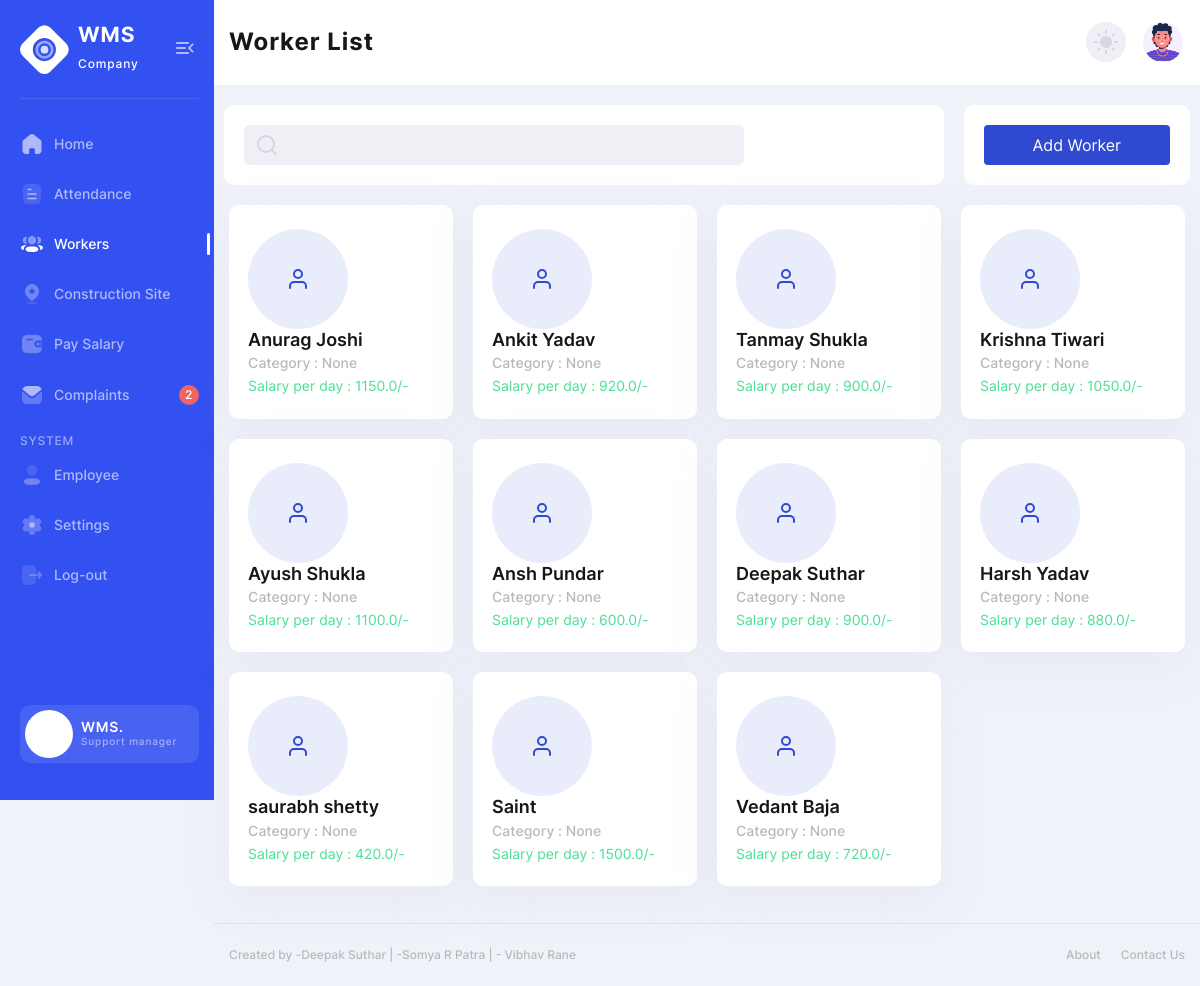
Page /workers (signed in) on the earlier database version.
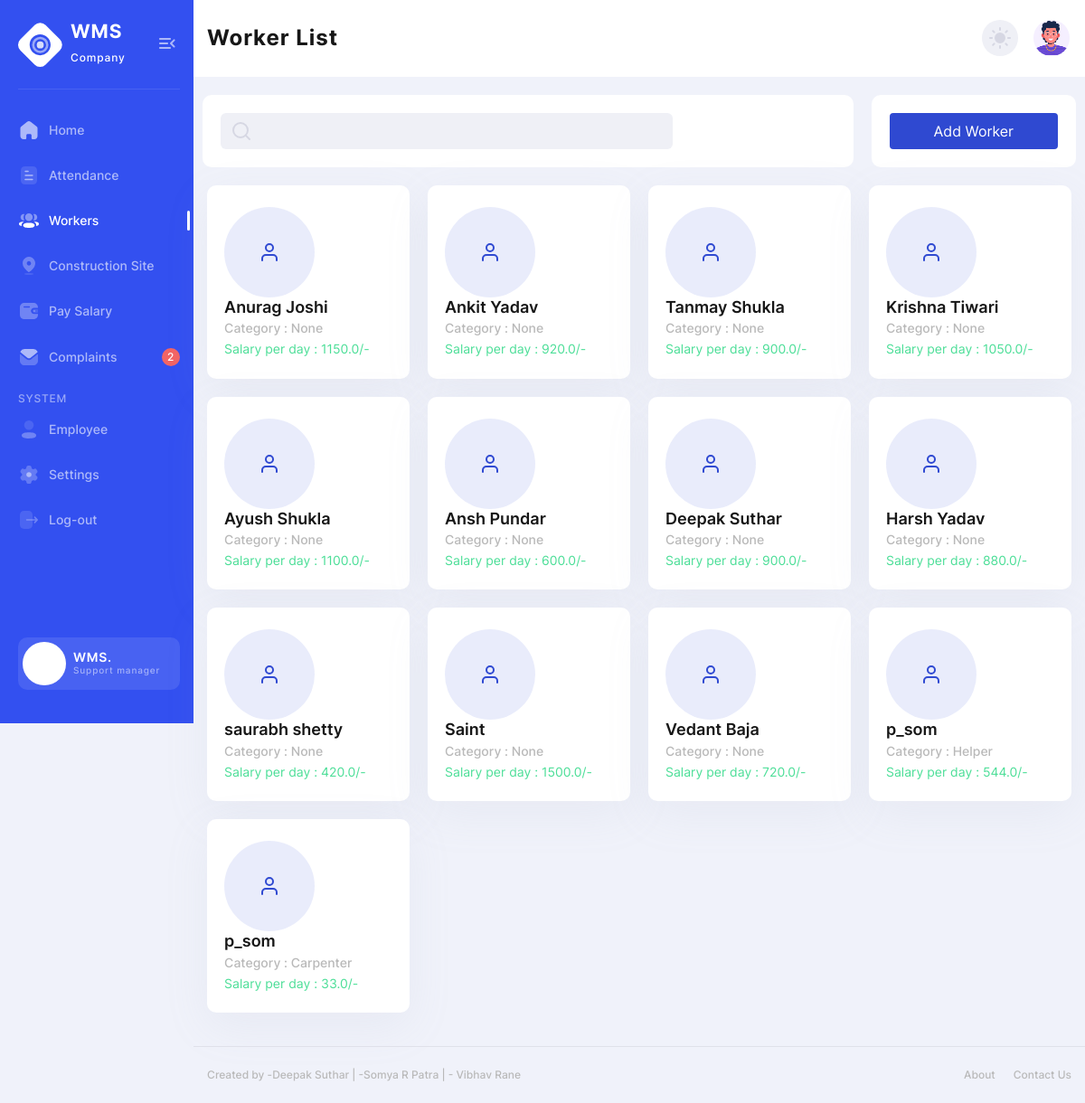
Same page on the later database version.
### admpage/models.py (models this page shows)
class Worker(models.Model):
    CATE = (
        ('Carpenter','Carpenter'),
        ('Helper','Helper'),
        ('Electrician','Electrician'),
        ('Plasterer','Plasterer'),
        ('Welder','Welder'),
        ('Plumber','Plumber'),
        ('Glazier','Glazier'),
        ('Mason','Mason'),
        ('Concrete Finisher','Concrete Finisher'),
        ('Painter','Painter'),
        ('Other','Other'),
    )
    lsd = models.DateTimeField(auto_now_add=True,null=True)
    category = models.CharField(max_length=20,null=True,choices=CATE)
    name = models.CharField(max_length=20,null=True)
    spd = models.FloatField(null=True)
    age = models.CharField(max_length=20,null=True)
    wadd = models.CharField(max_length=200,null=True)
    sdate = models.DateTimeField(auto_now_add=True,null=True)
    wcontact = models.CharField(max_length=20,null=True)
    def __str__(self):
        return self.name

### admpage/views.py (the view)
@login_required(login_url='emplog')
def workers(request):
    work = Worker.objects.all()
    mfil = workfilter(request.GET, queryset=work)
    work = mfil.qs
    cont = {'work':work, 'mfil':mfil}
    return render(request, "workers.html",cont)

### templates/workers.html (shortened to what this page needs)
{% load static %}
<!DOCTYPE html>
<html lang="en">
<head>
  <link rel="stylesheet" href="{% static 'css/style.css' %}">
</head>
<body>
<div class="page-flex">
  <aside class="sidebar">
    <div class="sidebar-start">
        <div class="sidebar-head">
            <a href="/" class="logo-wrapper" title="Home">
                <span class="icon logo" aria-hidden="true"></span>
                <div class="logo-text">
                    <span class="logo-title">WMS</span>
                    <span class="logo-subtitle">Company</span>
                </div>
            </a>
            <button class="sidebar-toggle transparent-btn" title="Menu" type="button">
                <span class="icon menu-toggle" aria-hidden="true"></span>
            </button>
        </div>
        <div class="sidebar-body">
            <ul class="sidebar-body-menu">
                <li>
                    <a class=" " href="/home"><span class="icon home" aria-hidden="true"></span>Home</a>
                </li>
                <li>
                    <a class=" " href="/attendance">
                        <span class="icon document" aria-hidden="true"></span>Attendance
                    </a>
                </li>
                <li>
                    <a class="active" href="/workers">
                        <span class="icon user-3" aria-hidden="true"></span>Workers
                    </a>
                </li>
                <li>
                    <a class=" " href="/construction">
                        <span class="icon location" aria-hidden="true"></span>Construction Site
                    </a>
                </li>
                <li>
                    <a class=" " href="/paysalary">
                        <span class="icon wallet" aria-hidden="true"></span>Pay Salary
                    </a>
                </li>
                <li>
                    <a class=" " href="/complaints">
                        <span class="icon message" aria-hidden="true"></span>Complaints
                    </a>
                    <span class="msg-counter">2</span>
                </li>
            </ul>
            <span class="system-menu__title">system</span>
            <ul class="sidebar-body-menu">
                <li>
                  <a class=" " href="/empreg">
                    <span class="icon profile" aria-hidden="true"></span>Employee
                </a>
                </li>
                <li>
                    <a href="##"><span class="icon setting" aria-hidden="true"></span>Settings</a>
                </li>
                <li>
                  <a href="{% url 'logout' %}"><span class="icon log-out" aria-hidden="true"></span>Log-out</a>
                </li>
            </ul>
        </div>
    </div>
    <div class="sidebar-footer">
        <a href="##" class="sidebar-user">
            <span class="sidebar-user-img">
            </span>
            <div class="sidebar-user-info">
                <span class="sidebar-user__title">WMS.</span>
                <span class="sidebar-user__subtitle">Support manager</span>
            </div>
        </a>
    </div>
</aside>
  <div class="main-wrapper">
    <nav class="main-nav--bg">
  <div class="container main-nav">
    <div class="main-nav-start">
        <h2 class="main-title">Worker List</h2>
    </div>
    <div class="main-nav-end">
      <button class="theme-switcher gray-circle-btn" type="button" title="Switch theme">
        <i class="sun-icon" data-feather="sun" aria-hidden="true"></i>
      </button>
      <div class="nav-user-wrapper">
        <button href="##" class="nav-user-btn dropdown-btn" title="My profile" type="button">
          <span class="nav-user-img">
            <picture><source srcset="{% static 'img/avatar/avatar-illustrated-02.webp' %}" type="image/webp"><img src="{% static 'img/avatar/avatar-illustrated-02.png' %}" alt="User name"></picture>
          </span>
        </button>
      </div>
    </div>
  </div>
</nav>
    <main class="main users chart-page" id="skip-target">
      <div class="container">
        <div class="row">
          <div class="col-lg-9">
            <article class="white-block">
              <div class="search-wrapper">
                <form method="get">
                  {{mfil.form.name}}
                  <i data-feather="search" aria-hidden="true"></i>
                </form>
              </div>
            </article>
          </div>
          <div class="col-lg-3">
            <a href="{% url 'aworker' %}">
              <article class="white-block">
                <button class="btn primary-default-btn transparent-btn">Add Worker</button>
              </article>
            </a>
          </div>
        </div>
        <div class="row stat-cards-workers">
          {% for w in work %}
          <div class="col-md-6 col-xl-3">
            <a href="{% url 'worker_profile' w.id %}" >
            <article class="stat-cards-item-workers">
              <div class="stat-cards-icon-workers primary">
                <i data-feather="user" aria-hidden="true"></i>
              </div>
              <div class="stat-cards-info-workers">
                <p class="stat-cards-info__name-workers">{{w}}</p>
                <p class="stat-cards-info__title-workers">Category : {{w.category}}</p>
                <p class="stat-cards-info__progress"> <span class="stat-cards-info__profit success"> Salary per day : {{w.spd}}/-</span></p>
              </div>
            </article></a>
          </div>
            {% endfor %}
        </div>
      </div>
    </main>
    <footer class="footer">
  <div class="container footer--flex">
    <div class="footer-start">
      <p>Created by -Deepak Suthar | -Somya R Patra | - Vibhav Rane</p>
    </div>
    <ul class="footer-end">
      <li><a href="##">About</a></li>
      <li><a href="##">Contact Us</a></li>
    </ul>
  </div>
</footer>
  </div>
</div>
</body>
</html>

Differences in the rows shown:
added Worker: name "p_som", category "Helper", spd "544.0"
added Worker: name "p_som", category "Carpenter", spd "33.0"
